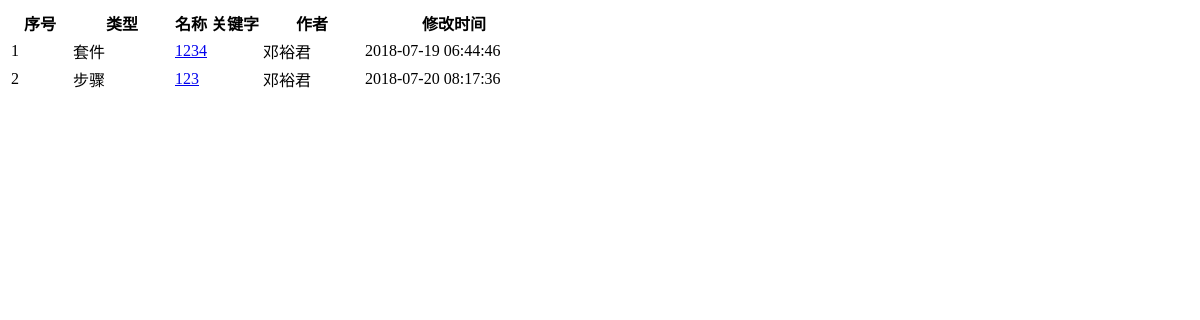
Before: /case/90/reference/ with the older database file.
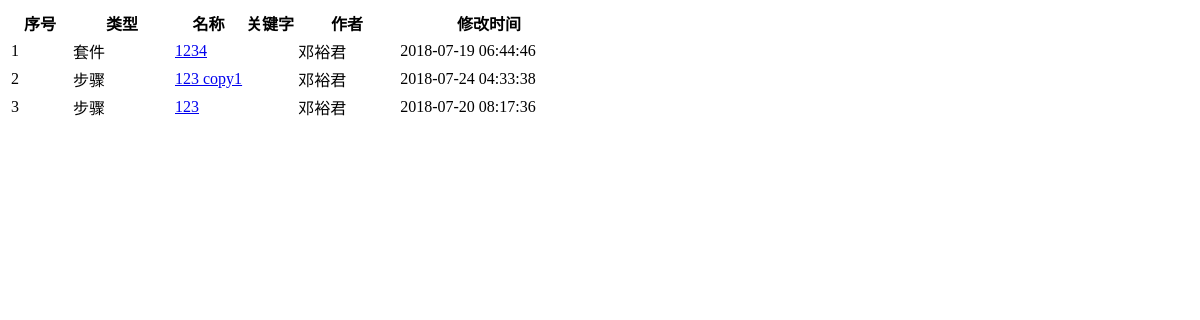
After: the same page with the newer database file.
### main/models.py (models this page shows, shortened)
class Suite(models.Model):
    code = models.UUIDField(auto_created=True, default=uuid.uuid1, editable=False)
    name = models.CharField(max_length=100)
    description = models.TextField(blank=True)
    keyword = models.CharField(blank=True, max_length=100)
    project = models.ForeignKey('main.Project', on_delete=models.SET_NULL, blank=True, null=True)
    creator = models.ForeignKey(
        User, verbose_name='创建人', related_name='suite_creator', on_delete=models.SET_NULL, blank=True, null=True)
    created_date = models.DateTimeField('创建时间', auto_now_add=True, null=True)
    modifier = models.ForeignKey(
        User, verbose_name='修改人', related_name='suite_modifier', on_delete=models.SET_NULL, blank=True, null=True)
    modified_date = models.DateTimeField('修改时间', auto_now=True, null=True)
    is_active = models.BooleanField(default=True)
    base_timeout = models.FloatField(default=10)
    ui_get_ss = models.BooleanField(default=True)
    log_level_list = (
        (1, 'DEV'),
        (10, 'DEBUG'),
        (20, 'INFO'),
        (30, 'WARNING'),
        (40, 'ERROR'),
        (50, 'CRITICAL'),
    )
    log_level = models.IntegerField(choices=log_level_list, default=20)
    thread_count = models.IntegerField(default=1)
    config = models.ForeignKey('main.Config', on_delete=models.SET_NULL, blank=True, null=True)
    variable_group = models.ForeignKey('main.VariableGroup', on_delete=models.SET_NULL, blank=True, null=True)
    case = models.ManyToManyField('Case', through='SuiteVsCase', through_fields=('suite', 'case'))
    class Meta:
        ordering = ['-modified_date']

class Step(models.Model):
    code = models.UUIDField(auto_created=True, default=uuid.uuid1, editable=False)
    name = models.CharField(max_length=100)
    description = models.TextField(blank=True)
    keyword = models.CharField(blank=True, max_length=100)
    project = models.ForeignKey('main.Project', on_delete=models.SET_NULL, blank=True, null=True)
    creator = models.ForeignKey(
        User, verbose_name='创建人', related_name='step_creator', on_delete=models.SET_NULL, blank=True, null=True)
    created_date = models.DateTimeField('创建时间', auto_now_add=True, null=True)
    modifier = models.ForeignKey(
        User, verbose_name='修改人', related_name='step_modifier', on_delete=models.SET_NULL, blank=True, null=True)
    modified_date = models.DateTimeField('修改时间', auto_now=True, null=True)
    is_active = models.BooleanField(default=True)
    action = models.ForeignKey('main.Action', on_delete=models.SET_NULL, blank=True, null=True)
    timeout = models.FloatField(blank=True, null=True)
    save_as = models.CharField(blank=True, max_length=100)
    ui_by_list = (
        (0, ''),
        (1, 'id'),
        (2, 'xpath'),
        (3, 'link text'),
        (4, 'partial link text'),
        (5, 'name'),
        (6, 'tag name'),
        (7, 'class name'),
        (8, 'css selector'),
        (9, 'public element'),
        (10, 'variable'),
    )
    ui_by = models.IntegerField(choices=ui_by_list, default=0)
    ui_locator = models.TextField(blank=True)
    ui_index = models.IntegerField(blank=True, null=True)
    ui_base_element = models.CharField(max_length=1000, blank=True)
    ui_data = models.TextField(blank=True)
    ui_special_action_list = (
        (0, ''),
        (1, '鼠标 - 单击'),
        (2, '鼠标 - 点击后不放'),
        (3, '鼠标 - 右键单击'),
        (4, '鼠标 - 双击'),
        (5, '鼠标 - 释放'),
        (6, '鼠标 - 移动到偏移点位置'),
        (7, '鼠标 - 移动到某元素中间'),
        (8, '鼠标 - 移动到某元素左上角为基准的偏移点位置'),
        (9, '鼠标 - 拖动某元素到另一元素上'),
        (10, '鼠标 - 拖动某元素到偏移点位置'),
        (11, '键盘 - 按下某键不释放'),
        (12, '键盘 - 释放某键'),
        (13, '键盘 - 发送按键（组）到当前焦点元素'),
        (14, '键盘 - 发送按键（组）到指定元素'),
    )
    ui_special_action = models.IntegerField(choices=ui_special_action_list, default=0)
    ui_alert_handle_list = (
        (1, '确定'),
        (2, '取消'),
        (3, '忽略'),
    )
    ui_alert_handle = models.IntegerField(choices=ui_alert_handle_list, default=1)
    api_url = models.TextField(blank=True)
    api_headers = models.TextField(blank=True)
    api_body = models.TextField(blank=True)
    api_data = models.TextField(blank=True)
    other_data = models.TextField(blank=True)
    other_sub_case = models.ForeignKey(
        'main.Case', on_delete=models.SET_NULL, blank=True, null=True, related_name='step_sub_case')
    class Meta:
        ordering = ['-modified_date']

### main/views/case.py (the view)
# urls.py: path('case/<str:pk>/reference/', case.reference, name='case_reference'),
def reference(request, pk):
    try:
        obj = Case.objects.select_related('creator', 'modifier').get(pk=pk)
    except Case.DoesNotExist:
        raise Http404('Case does not exist')
    objects = obj.suite_set.filter(is_active=True).order_by('-modified_date').values(
        'pk', 'name', 'keyword', 'creator__username', 'modified_date').annotate(
        real_name=Concat('creator__last_name', 'creator__first_name', output_field=CharField()))
    for obj_ in objects:
        obj_['url'] = reverse(suite.detail, args=[obj_['pk']])
        obj_['type'] = '套件'
    objects2 = Step.objects.filter(is_active=True, other_sub_case=obj, action=26).order_by('-modified_date').values(
        'pk', 'name', 'keyword', 'creator__username', 'modified_date').annotate(
        real_name=Concat('creator__last_name', 'creator__first_name', output_field=CharField()))
    for obj_ in objects2:
        obj_['url'] = reverse(step.detail, args=[obj_['pk']])
        obj_['type'] = '步骤'
    objects = list(objects)
    objects.extend(list(objects2))
    return render(request, 'main/include/detail_reference.html', locals())

### main/templates/main/include/detail_reference.html
<div class="table-responsive small" id='related_objects_div'>
    <table class="table table-bordered table-hover table-sm">
        <colgroup>
            <col style='width: 60px;'>
            <col style='width: 100px;'>
            <col>
            <col>
            <col style='width: 100px;'>
            <col style='width: 180px;'>
        </colgroup>
        <thead class="thead-light middle">
            <tr>
                <th>序号</th>
                <th>类型</th>
                <th>名称</th>
                <th>关键字</th>
                <th>作者</th>
                <th>修改时间</th>
            </tr>
        </thead>
        <tbody>
            {% for obj in objects %}
                <tr pk="{{ obj.pk }}">
                    <td col_name='index' class="middle">{{ forloop.counter }}</td>
                    <td col_name='type' class="middle">{{ obj.type }}</td>
                    <td col_name='name' class="align-middle"><a href="{{ obj.url }}" target="_blank">{{ obj.name }}</a></td>
                    <td col_name='keyword' class="align-middle">{{ obj.keyword }}</td>
                    <td col_name='real_name' class="middle">{{ obj.real_name }}</td>
                    <td col_name='modified_date' class="middle">{{ obj.modified_date }}</td>
                </tr>
            {% empty %}
                <tr>
                    <td colspan="6" class="text-center bg-secondary"><span class="text-white">无数据</span></td>
                </tr>
            {% endfor %}
        </tbody>
    </table>
</div>

Changed rows visible on the page:
added Step: type "步骤", name "123 copy1", real_name "邓裕君", modified_date "2018-07-24 04:33:38"
